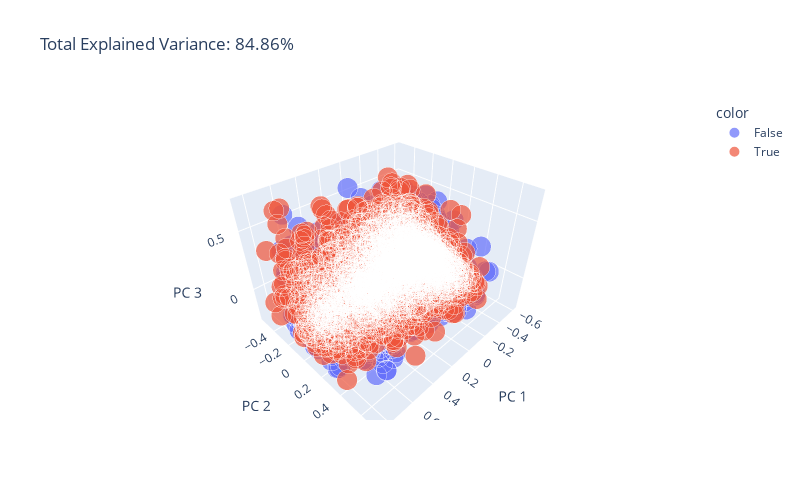

The notebook cell saved with this chart:
### Code cell
import plotly.express as px
fig = px.scatter_3d(
    components, x=0, y=1, z=2, color = label, size=0.1*np.ones(len(data[num_features])),
    title=f'Total Explained Variance: {total_var:.2f}%',
    labels={'0': 'PC 1', '1': 'PC 2', '2': 'PC 3'},
    width=800, height=500
)
fig.show()

### Figure 1 — Plotly figure (JSON) as saved in the notebook; plotly's stock layout.template omitted (floating-point values rounded to 4 significant figures; data arrays with more than 128 entries replaced by an {"elided": "..."} marker saying what was removed)
{"data": [{"hovertemplate": "color=False<br>PC 1=%{x}<br>PC 2=%{y}<br>PC 3=%{z}<br>size=%{marker.size}<extra></extra>", "legendgroup": "False", "marker": {"color": "#636efa", "size": {"elided": "3279 float values"}, "sizemode": "area", "sizeref": 0.00025, "symbol": "circle"}, "mode": "markers", "name": "False", "scene": "scene", "showlegend": true, "type": "scatter3d", "x": {"elided": "3279 float values"}, "y": {"elided": "3279 float values"}, "z": {"elided": "3279 float values"}}, {"hovertemplate": "color=True<br>PC 1=%{x}<br>PC 2=%{y}<br>PC 3=%{z}<br>size=%{marker.size}<extra></extra>", "legendgroup": "True", "marker": {"color": "#EF553B", "size": {"elided": "3327 float values"}, "sizemode": "area", "sizeref": 0.00025, "symbol": "circle"}, "mode": "markers", "name": "True", "scene": "scene", "showlegend": true, "type": "scatter3d", "x": {"elided": "3327 float values"}, "y": {"elided": "3327 float values"}, "z": {"elided": "3327 float values"}}], "layout": {"height": 500, "legend": {"itemsizing": "constant", "title": {"text": "color"}, "tracegroupgap": 0}, "scene": {"domain": {"x": [0, 1], "y": [0, 1]}, "xaxis": {"title": {"text": "PC 1"}}, "yaxis": {"title": {"text": "PC 2"}}, "zaxis": {"title": {"text": "PC 3"}}}, "title": {"text": "Total Explained Variance: 84.86%"}, "width": 800}}
